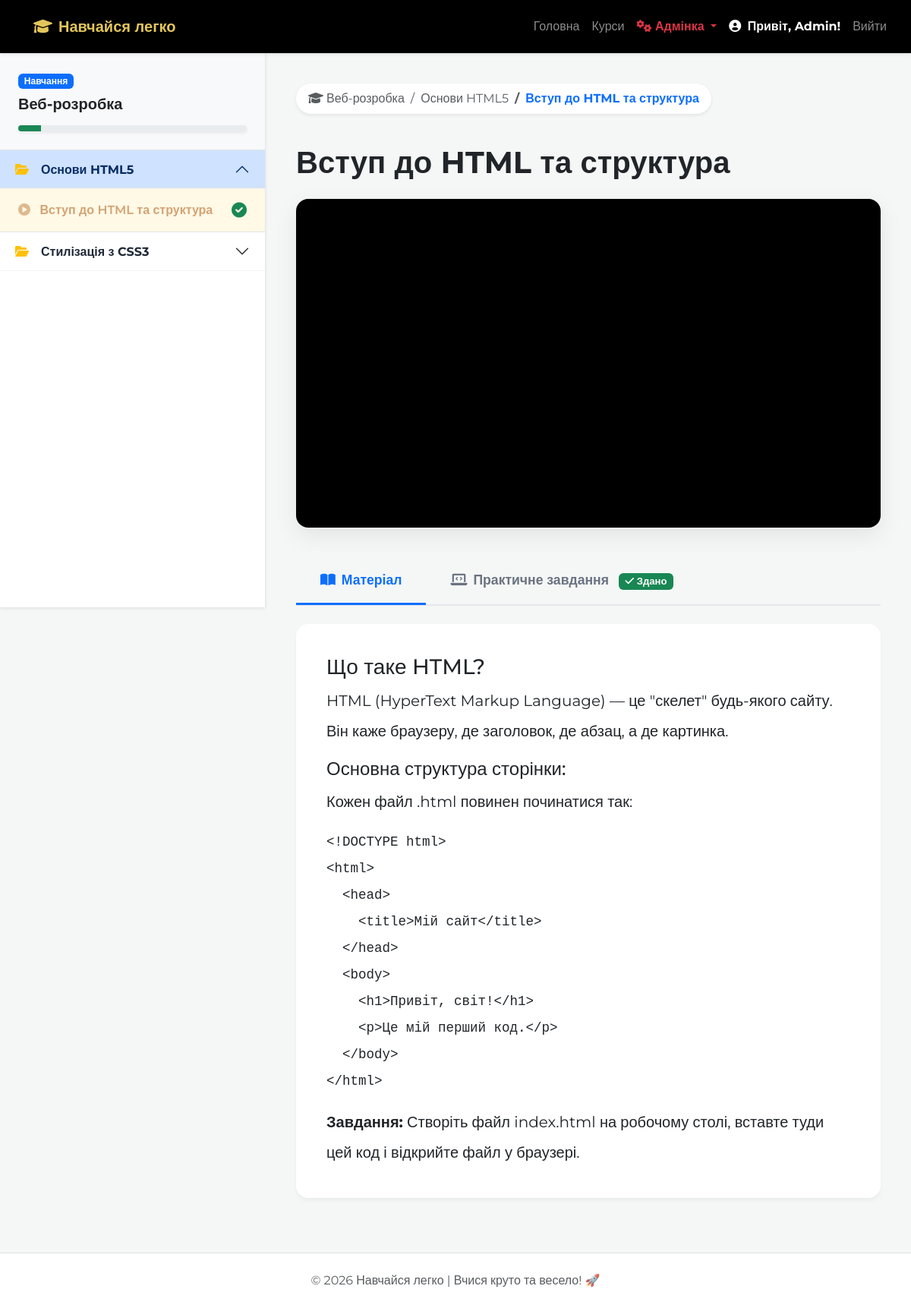
Page /course/1/learn/ (signed in) on the committed database.
### core/models.py (models this page shows, shortened)
class CustomUser(AbstractUser):
    ROLE_CHOICES = (
        ('student', 'Студент'),
        ('teacher', 'Викладач'),
        ('admin','Адміністратор'),
    )
    role = models.CharField(max_length=10, choices=ROLE_CHOICES, default='student', verbose_name="Роль")

class Course(models.Model):
    title = models.CharField(max_length=200, verbose_name="Назва")
    description = models.TextField(verbose_name="Опис")
    price = models.IntegerField(default=0, verbose_name="Ціна (грн)")
    duration = models.CharField(max_length=50, default="4 тижні", verbose_name="Тривалість")
    author = models.ForeignKey(settings.AUTH_USER_MODEL, on_delete=models.CASCADE)

class Module(models.Model):
    course = models.ForeignKey(Course, related_name='modules', on_delete=models.CASCADE)
    title = models.CharField(max_length=200, verbose_name="Назва модуля")

class Lesson(models.Model):
    module = models.ForeignKey(Module, related_name='lessons', on_delete=models.CASCADE)
    title = models.CharField(max_length=200, verbose_name="Тема уроку")
    content = RichTextField(blank=True, null=True)
    video_url = models.URLField(blank=True, null=True, verbose_name="Посилання на відео (YouTube)")
    image = models.ImageField(upload_to='lesson_images/', blank=True, null=True, verbose_name="Зображення")

### core/views.py (the view, shortened to what this page needs)
# urls.py: path('course/<int:course_id>/learn/', views.course_learn_view, name='course_learn'),
@login_required
def course_learn_view(request, course_id):
    course = get_object_or_404(Course, pk=course_id)
    if request.user.role not in ['teacher', 'admin']:
        if not Enrollment.objects.filter(student=request.user, course=course).exists():
            return redirect('course_detail', course_id=course.id)
    form = SubmissionForm()
    user_submissions = {}
    submissions = Submission.objects.filter(student=request.user, lesson__module__course=course)
    for sub in submissions:
        user_submissions[sub.lesson.id] = sub
    return render(request, 'course_learn.html', {
        'course': course,
        'form': form,
        'user_submissions': user_submissions
    })

### core/templatetags/custom_filters.py (called while the page is built)
@register.filter
def get_item(dictionary, key):
    return dictionary.get(key)

### templates/course_learn.html (shortened to what this page needs)
{% extends 'base.html' %}
{% load static %}
{% load custom_filters %}
{% block content %}
<div class="lms-layout">
    <aside class="lms-sidebar shadow-sm">
        <div class="p-4 border-bottom bg-light">
            <span class="badge bg-primary mb-2">Навчання</span>
            <h5 class="fw-bold mb-1 text-dark">{{ course.title }}</h5>
            <div class="progress mt-3 shadow-sm" style="height: 8px;">
                <div class="progress-bar bg-success" role="progressbar" style="width: 10%"></div>
            </div>
        </div>
        <div class="accordion accordion-flush" id="courseAccordion">
            {% for module in course.modules.all %}
            <div class="accordion-item">
                <h2 class="accordion-header">
                    <button class="accordion-button module-header {% if not forloop.first %}collapsed{% endif %}" type="button" data-bs-toggle="collapse" data-bs-target="#mod-{{ module.id }}">
                        <i class="fas fa-folder-open text-warning me-3"></i>{{ module.title }}
                    </button>
                </h2>
                <div id="mod-{{ module.id }}" class="accordion-collapse collapse {% if forloop.first %}show{% endif %}" data-bs-parent="#courseAccordion">
                    <div class="list-group list-group-flush">
                        {% for lesson in module.lessons.all %}
                        <a href="#lesson-{{ lesson.id }}" class="list-group-item list-group-item-action lesson-item d-flex justify-content-between align-items-center {% if forloop.parentloop.first and forloop.first %}active{% endif %}">
                            <div>
                                <i class="fas fa-play-circle me-2 opacity-75"></i>
                                {{ lesson.title }}
                            </div>
                            {% with sub=user_submissions|get_item:lesson.id %}
                                {% if sub %}
                                    <i class="fas fa-check-circle text-success fs-5" title="Виконано"></i>
                                {% endif %}
                            {% endwith %}
                        </a>
                        {% endfor %}
                    </div>
                </div>
            </div>
            {% endfor %}
        </div>
    </aside>
    <main class="lms-content">
        {% for module in course.modules.all %}
            {% for lesson in module.lessons.all %}
            <div id="lesson-{{ lesson.id }}" class="lesson-pane {% if not forloop.parentloop.first or not forloop.first %}d-none{% endif %}">
                <nav aria-label="breadcrumb" class="mb-4">
                    <ol class="breadcrumb text-muted small bg-white px-3 py-2 rounded-pill shadow-sm d-inline-flex">
                        <li class="breadcrumb-item"><i class="fas fa-graduation-cap me-1"></i>{{ course.title }}</li>
                        <li class="breadcrumb-item">{{ module.title }}</li>
                        <li class="breadcrumb-item active fw-bold text-primary" aria-current="page">{{ lesson.title }}</li>
                    </ol>
                </nav>
                <h1 class="fw-bold mb-4 text-dark display-6">{{ lesson.title }}</h1>
                {% if lesson.video_url %}
                <div class="video-wrapper">
                    <div class="ratio ratio-16x9">
                        <iframe src="{{ lesson.video_url }}" allowfullscreen></iframe>
                    </div>
                </div>
                {% endif %}
                <ul class="nav nav-tabs mb-4" id="lessonTab-{{ lesson.id }}" role="tablist">
                    <li class="nav-item" role="presentation">
                        <button class="nav-link active" id="content-tab-{{ lesson.id }}" data-bs-toggle="tab" data-bs-target="#content-{{ lesson.id }}" type="button" role="tab">
                            <i class="fas fa-book-open me-2"></i>Матеріал
                        </button>
                    </li>
                    <li class="nav-item" role="presentation">
                        <button class="nav-link" id="task-tab-{{ lesson.id }}" data-bs-toggle="tab" data-bs-target="#task-{{ lesson.id }}" type="button" role="tab">
                            <i class="fas fa-laptop-code me-2"></i>Практичне завдання
                            {% with sub=user_submissions|get_item:lesson.id %}
                                {% if sub %}
                                    <span class="badge bg-success ms-2"><i class="fas fa-check"></i> Здано</span>
                                {% endif %}
                            {% endwith %}
                        </button>
                    </li>
                </ul>
                <div class="tab-content" id="lessonTabContent-{{ lesson.id }}">
                    <div class="tab-pane fade show active" id="content-{{ lesson.id }}" role="tabpanel">
                        <div class="content-box fs-5 lh-lg text-dark">
                            {{ lesson.content|safe }}
                        </div>
                    </div>
                </div>
            </div>
            {% endfor %}
        {% endfor %}
    </main>
</div>
{% endblock %}

### templates/base.html (shortened to what this page needs)
{% load static %}
<!DOCTYPE html>
<html lang="uk">
<head>
    <link rel="stylesheet" href="https://cdnjs.cloudflare.com/ajax/libs/font-awesome/6.0.0/css/all.min.css">
    <link href="https://cdn.jsdelivr.net/npm/bootstrap@5.3.0/dist/css/bootstrap.min.css" rel="stylesheet">
    <link rel="stylesheet" href="{% static 'css/styles.css' %}">
</head>
<body>
    <nav class="navbar navbar-expand-lg navbar-dark shadow-sm" style="background-color: #000000;">
        <div class="container-fluid px-4">
            <a class="navbar-brand" href="{% url 'home' %}">
                <i class="fas fa-graduation-cap me-2"></i>Навчайся легко
            </a>
            <div class="collapse navbar-collapse" id="navbarNav">
                <ul class="navbar-nav ms-auto align-items-center">
                    <li class="nav-item"><a class="nav-link" href="{% url 'home' %}">Головна</a></li>
                    <li class="nav-item"><a class="nav-link" href="{% url 'courses_list' %}">Курси</a></li>
                    {% if user.is_authenticated %}
                        {% if user.role == 'admin' or user.is_superuser %}
                            <li class="nav-item dropdown">
                                <a class="nav-link dropdown-toggle text-danger fw-bold" href="#" id="adminDropdown" role="button" data-bs-toggle="dropdown" aria-expanded="false">
                                    <i class="fas fa-cogs"></i> Адмінка
                                </a>
                            </li>
                        {% endif %}
                        <li class="nav-item">
                            <a class="nav-link text-white fw-bold" href="{% url 'profile' %}">
                                <i class="fas fa-user-circle me-1"></i>
                                Привіт, {% if user.first_name %}{{ user.first_name }} {{ user.last_name }}{% else %}{{ user.username }}{% endif %}!
                            </a>
                        </li>
                        <li class="nav-item">
                            <form action="{% url 'logout' %}" method="post" class="d-inline">
                                <button type="submit" class="btn btn-link nav-link">Вийти</button>
                            </form>
                        </li>
                    {% else %}
                        <li class="nav-item"><a class="nav-link" href="{% url 'login' %}">Вхід</a></li>
                        <li class="nav-item"><a class="btn btn-primary ms-2" href="{% url 'register' %}">Реєстрація</a></li>
                    {% endif %}
                </ul>
            </div>
        </div>
    </nav>
    <main>
        {% block content %}
        {% endblock %}
    </main>
    <footer class="bg-white py-4 mt-auto border-top">
        <div class="container text-center">
            <p class="text-muted mb-0">© 2026 Навчайся легко | Вчися круто та весело! 🚀</p>
        </div>
    </footer>
</body>
</html>

### static/css/styles.css (style rules this page uses)
:root { --primary-color: #e3c65b; --primary-dark: #d4a373; --white: #ffffff; --bg-light: #f4f7f6; --sidebar-width: 320px; --navbar-height: 70px; --shadow: 0 4px 12px rgba(0, 0, 0, 0.1); }
body { font-family: 'Montserrat', sans-serif; margin: 0; padding-top: var(--navbar-height); background-color: var(--white); overflow-x: hidden; }
.navbar { position: fixed !important; top: 0; width: 100%; height: var(--navbar-height); background-color: #000; z-index: 2000; display: flex; align-items: center; }
.navbar-brand { color: var(--primary-color) !important; font-weight: 700; padding-left: 20px; text-decoration: none; }
.lms-sidebar { width: var(--sidebar-width); background: var(--white); border-right: 1px solid #e1e8ed; position: fixed; left: 0; top: var(--navbar-height); height: calc(100vh - var(--navbar-height)); overflow-y: auto; z-index: 1000; box-shadow: 2px 0 5px rgba(0,0,0,0.03); }
.module-header { background-color: #fcfcfc; padding: 15px 20px; font-weight: 700; border-bottom: 1px solid #eee; color: #333; }
body { background-color: #f4f7f6; }
.lms-layout { display: flex; min-height: calc(100vh - 70px); background-color: #f4f7f6; }
.lms-sidebar { width: 350px; background: #ffffff; border-right: 1px solid #e5e7eb; height: calc(100vh - 70px); position: sticky; top: 70px; overflow-y: auto; flex-shrink: 0; z-index: 100; }
.module-header { background-color: #ffffff; font-weight: 700; color: #1f2937; font-size: 1rem; border-bottom: 1px solid #f3f4f6; }
.lesson-item { border-left: 4px solid transparent; transition: all 0.2s ease-in-out; color: #4b5563; padding: 1rem 1.5rem; cursor: pointer; text-decoration: none; }
.lesson-item.active { background-color: #fff9e6; border-left-color: #e3c65b; color: #d4a373; font-weight: 600; }
.lms-content { flex-grow: 1; padding: 2.5rem; max-width: 1200px; margin: 0 auto; }
.video-wrapper { border-radius: 16px; overflow: hidden; box-shadow: 0 10px 30px rgba(0,0,0,0.08); background: #000; margin-bottom: 2.5rem; }
.content-box { background: #ffffff; border-radius: 16px; padding: 2.5rem; box-shadow: 0 4px 6px -1px rgba(0, 0, 0, 0.05); margin-bottom: 2rem; }
.nav-tabs { border-bottom: 2px solid #e5e7eb; }
.nav-tabs .nav-link { color: #6b7280; border: none; border-bottom: 3px solid transparent; font-weight: 600; padding: 1rem 2rem; font-size: 1.1rem; }
.nav-tabs .nav-link.active { color: #0d6efd; background: transparent; border-bottom-color: #0d6efd; }

### rows in the picture
CustomUser: username "Admin"
Course: title "Веб-розробка"
Module: title "Основи HTML5"
Lesson: title "Вступ до HTML та структура", content "Що таке HTML? HTML (HyperText Markup Language) — це \"скелет\" будь-якого сайту. Він каже браузеру, де заголовок, де абзац, а де картинка. Основна структура сторінки: Кожен файл .html повинен починатися так: <!DOCTYPE html> <html> <head> <title>Мій сайт</title> </head> <body> <h1>Привіт, світ!</h1> <p>Це мій перший код.</p> </body> </html> Завдання: Створіть файл index.html на робочому столі, вставте туди цей код і відкрийте файл у браузері."
Module: title "Стилізація з CSS3"
